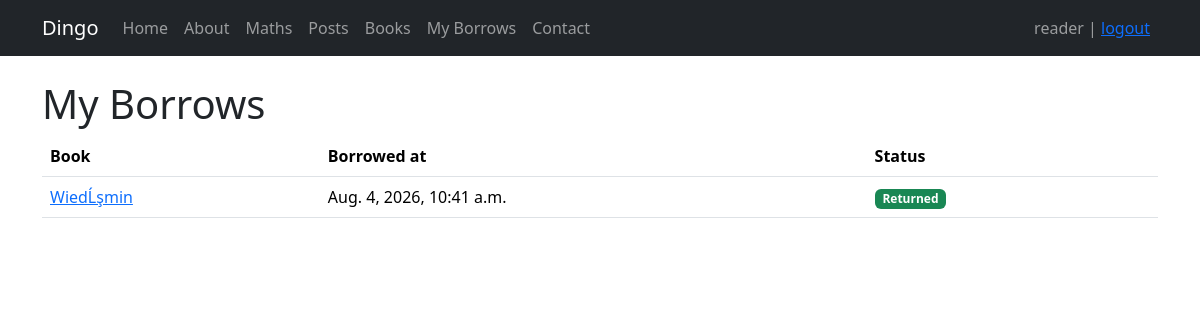
The page /books/borrows/ (signed in) on the database its author committed.
### books/models.py (models this page shows, shortened)
class Borrow(models.Model):
    book = models.ForeignKey(Book, on_delete=models.CASCADE, related_name="borrows")
    user = models.ForeignKey(
        settings.AUTH_USER_MODEL, on_delete=models.CASCADE, related_name="borrows"
    )
    borrowed_at = models.DateTimeField(auto_now_add=True)
    is_returned = models.BooleanField(default=False)
    returned_at = models.DateTimeField(null=True, blank=True)
    class Meta:
        ordering = ["-borrowed_at"]

class Book(models.Model):
    title = models.CharField(max_length=200)
    author = models.ForeignKey(Author, on_delete=models.CASCADE, related_name="books")
    description = models.TextField(null=True, blank=True)
    pages = models.PositiveIntegerField(null=True, blank=True)
    cover = models.ImageField(upload_to="covers/%Y/%m/%d", null=True, blank=True)
    tags = models.ManyToManyField(Tag, related_name="books", blank=True)
    class Meta:
        ordering = ["title"]

### books/views.py (the view, shortened to what this page needs)
# urls.py: path("borrows/", my_borrows, name="my_borrows"),
@login_required
def my_borrows(request):
    borrows = Borrow.objects.filter(user=request.user)
    return render(request, "books/my_borrows.html", {"borrows": borrows})

### books/templates/books/my_borrows.html (shortened to what this page needs)
{% extends "base.html" %}
{% block content %}
    <h1>My Borrows</h1>
    <table class="table">
        <thead>
            <tr>
                <th>Book</th>
                <th>Borrowed at</th>
                <th>Status</th>
                <th></th>
            </tr>
        </thead>
        <tbody>
            {% for borrow in borrows %}
                <tr>
                    <td><a href="{% url 'books:book_details' pk=borrow.book.pk %}">{{ borrow.book.title }}</a></td>
                    <td>{{ borrow.borrowed_at }}</td>
                    <td>
                        {% if borrow.is_returned %}
                            <span class="badge bg-success">Returned</span>
                        {% else %}
                            <span class="badge bg-warning text-dark">Borrowed</span>
                        {% endif %}
                    </td>
                    <td>
                    </td>
                </tr>
            {% empty %}
                <tr><td colspan="4">You haven't borrowed any books yet.</td></tr>
            {% endfor %}
        </tbody>
    </table>
{% endblock %}

### templates/base.html (shortened to what this page needs)
{% load django_bootstrap5 %}
<!DOCTYPE html>
<html lang="en">
<head>
    {% bootstrap_css %}
</head>
<body>
<nav class="navbar navbar-expand-lg navbar-dark bg-dark mb-4">
    <div class="container">
        <a class="navbar-brand" href="{% url 'welcome' %}">Dingo</a>
        <div class="collapse navbar-collapse">
            <ul class="navbar-nav">
                <li class="nav-item">
                    <a class="nav-link" href="{% url 'welcome' %}">Home</a>
                </li>
                <li class="nav-item">
                    <a class="nav-link" href="{% url 'about' %}">About</a>
                </li>
                <li class="nav-item">
                    <a class="nav-link" href="{% url 'maths:histories' %}">Maths</a>
                </li>
                <li class="nav-item">
                    <a class="nav-link" href="{% url 'posts:posts_list' %}">Posts</a>
                </li>
                <li class="nav-item">
                    <a class="nav-link" href="{% url 'books:books_list' %}">Books</a>
                </li>
                {% if user.is_authenticated %}
                    <li class="nav-item">
                        <a class="nav-link" href="{% url 'books:my_borrows' %}">My Borrows</a>
                    </li>
                {% endif %}
                <li class="nav-item">
                    <a class="nav-link" href="{% url 'contact' %}">Contact</a>
                </li>
            </ul>
            <ul class="navbar-nav ms-auto">
                {% if user.is_authenticated %}
                    <li class="nav-item">
                        <span class="nav-link">{{ user.username }} | <a href="{% url 'logout' %}">logout</a></span>
                    </li>
                {% else %}
                    <li class="nav-item">
                        <a class="nav-link" href="{% url 'login' %}">login</a>
                    </li>
                {% endif %}
            </ul>
        </div>
    </div>
</nav>
<div class="container">
    {% block content %}{% endblock %}
</div>
</body>
</html>

### rows shown on the page
Borrow: book "WiedĹşmin", borrowed_at "Aug. 4, 2026, 10:41 a.m.", is_returned "Returned"

### other values the page prints
{{ user.username }} "reader"
